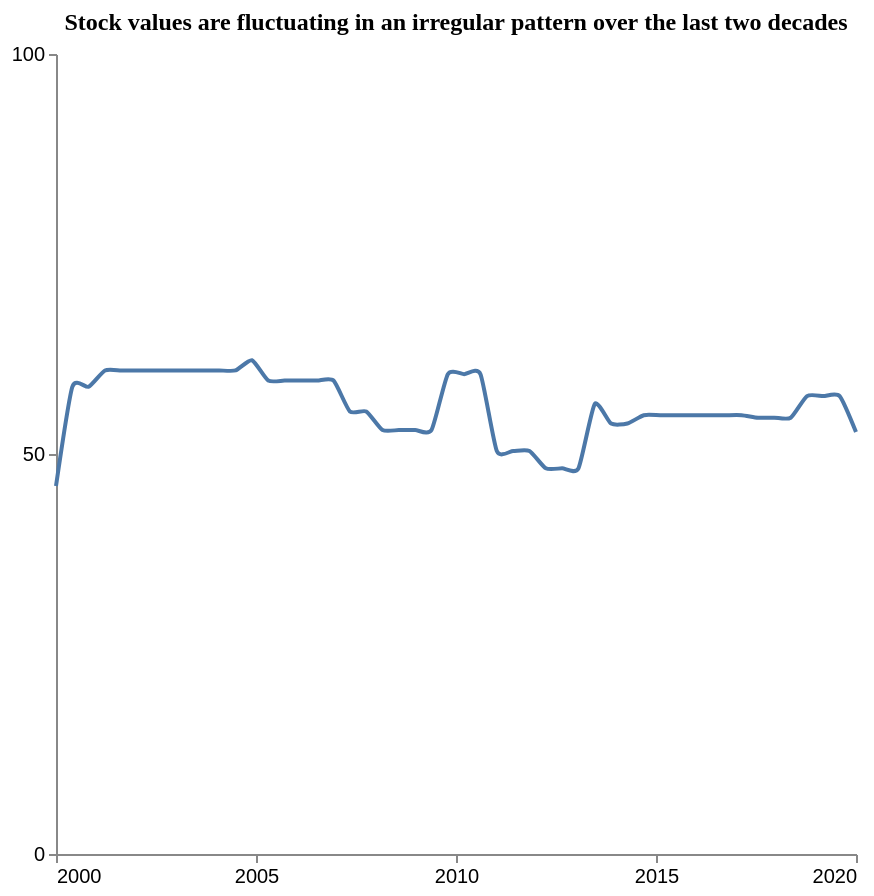

The specification (Vega-Lite) saved for this image:
### Vega-Lite specification from a JSON file in a GitHub repository (floating-point values rounded to 4 significant figures)
{"$schema": "https://vega.github.io/schema/vega-lite/v5.json", "description": "Pattern: Irregular", "data": {"values": [{"X": 2000.0, "Y": 46.0}, {"X": 2000.0, "Y": 58.4}, {"X": 2001.0, "Y": 58.4}, {"X": 2001.0, "Y": 60.44}, {"X": 2002.0, "Y": 60.44}, {"X": 2002.0, "Y": 60.44}, {"X": 2002.0, "Y": 60.44}, {"X": 2003.0, "Y": 60.44}, {"X": 2003.0, "Y": 60.44}, {"X": 2004.0, "Y": 60.44}, {"X": 2004.0, "Y": 60.44}, {"X": 2004.0, "Y": 60.44}, {"X": 2005.0, "Y": 61.71}, {"X": 2005.0, "Y": 59.18}, {"X": 2006.0, "Y": 59.18}, {"X": 2006.0, "Y": 59.18}, {"X": 2007.0, "Y": 59.18}, {"X": 2007.0, "Y": 59.18}, {"X": 2007.0, "Y": 55.32}, {"X": 2008.0, "Y": 55.32}, {"X": 2008.0, "Y": 52.99}, {"X": 2009.0, "Y": 52.99}, {"X": 2009.0, "Y": 52.99}, {"X": 2009.0, "Y": 52.99}, {"X": 2010.0, "Y": 59.98}, {"X": 2010.0, "Y": 59.98}, {"X": 2011.0, "Y": 59.98}, {"X": 2011.0, "Y": 50.38}, {"X": 2011.0, "Y": 50.38}, {"X": 2012.0, "Y": 50.38}, {"X": 2012.0, "Y": 48.21}, {"X": 2013.0, "Y": 48.21}, {"X": 2013.0, "Y": 48.21}, {"X": 2013.0, "Y": 56.25}, {"X": 2014.0, "Y": 53.8}, {"X": 2014.0, "Y": 53.8}, {"X": 2015.0, "Y": 54.85}, {"X": 2015.0, "Y": 54.85}, {"X": 2016.0, "Y": 54.85}, {"X": 2016.0, "Y": 54.85}, {"X": 2016.0, "Y": 54.85}, {"X": 2017.0, "Y": 54.85}, {"X": 2017.0, "Y": 54.85}, {"X": 2018.0, "Y": 54.53}, {"X": 2018.0, "Y": 54.53}, {"X": 2018.0, "Y": 54.53}, {"X": 2019.0, "Y": 57.24}, {"X": 2019.0, "Y": 57.24}, {"X": 2020.0, "Y": 57.24}, {"X": 2020.0, "Y": 52.75}]}, "mark": {"type": "line", "interpolate": "cardinal", "tension": 0.4}, "encoding": {"x": {"field": "X", "type": "quantitative", "title": "", "axis": {"grid": false, "format": "d", "values": [2000, 2005, 2010, 2015, 2020], "tickSize": 4}, "scale": {"domain": [2000, 2020]}}, "y": {"field": "Y", "type": "quantitative", "title": "", "axis": {"grid": false, "format": "d", "values": [0, 50, 100], "tickSize": 4, "tickOpacity": 1}, "scale": {"domain": [0, 100]}}}, "title": {"text": "Stock values are fluctuating in an irregular pattern over the last two decades", "anchor": "middle", "font": "Tahoma", "fontSize": 12}, "config": {"lineBreak": "^", "view": {"stroke": null}}, "height": 400, "width": 400, "autosize": "pad"}
